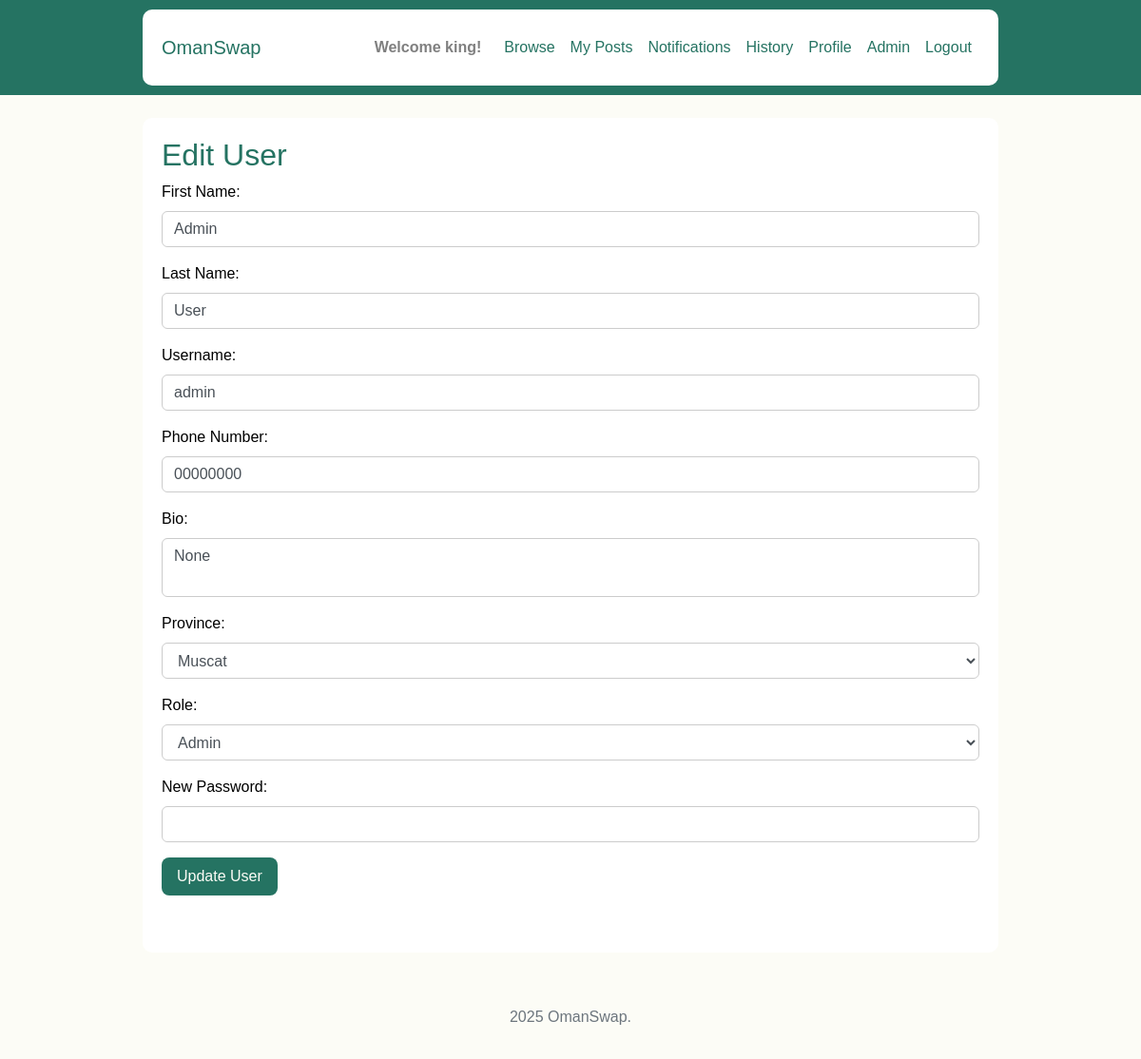
Page /admin/edit-user/3 (signed in) on the committed database.
### app/models.py (models this page shows)
class User(UserMixin, db.Model):
    id = db.Column(db.Integer, primary_key=True)
    username = db.Column(db.String(150), unique=True, nullable=False)
    password = db.Column(db.String(150), nullable=False)
    first_name = db.Column(db.String(100), nullable=False)
    last_name = db.Column(db.String(100), nullable=False)
    bio = db.Column(db.Text)
    phone_number = db.Column(db.String(20), nullable=False)
    province = db.Column(db.String(100), nullable=False)
    role = db.Column(db.String(20), default='user')
    posts = db.relationship('Post', backref='owner', lazy=True)
    exchange_requests_sent = db.relationship('ExchangeRequest', backref='proposer', lazy=True)

### app/routes.py (the view, shortened to what this page needs)
@main.route('/admin/edit-user/<int:user_id>', methods=['GET', 'POST'])
@login_required
def edit_user(user_id):
    if current_user.role != 'admin':
        flash("Unauthorized access.")
        return redirect(url_for('main.dashboard'))
    user = User.query.get_or_404(user_id)
    return render_template('edit_user.html', user=user, provinces=OMAN_PROVINCES)

### app/__init__.py (called while the page is built)
def create_app():
    app = Flask(__name__, template_folder='app/templates')
    app.config.from_object('config.Config')
    db.init_app(app)
    migrate.init_app(app, db)
    login_manager.init_app(app)
    login_manager.login_view = 'main.login'
    @login_manager.user_loader
    def load_user(user_id):
        return User.query.get(int(user_id))
    from .routes import main
    app.register_blueprint(main)
    with app.app_context():
        from .models import Category
        if not Category.query.filter_by(name="Other").first():
            db.session.add(Category(name="Other"))
            db.session.commit()
    return app

### app/templates/edit_user.html (shortened to what this page needs)
{% extends 'base.html' %}
{% block content %}
<h2>Edit User</h2>
<form method="POST">
    <div class="form-group">
        <label>First Name:</label>
        <input type="text" name="first_name" value="{{ user.first_name }}" class="form-control" required>
    </div>
    <div class="form-group">
        <label>Last Name:</label>
        <input type="text" name="last_name" value="{{ user.last_name }}" class="form-control" required>
    </div>
    <div class="form-group">
        <label>Username:</label>
        <input type="text" name="username" value="{{ user.username }}" class="form-control" required>
    </div>
    <div class="form-group">
        <label>Phone Number:</label>
        <input type="text" name="phone_number" value="{{ user.phone_number }}" class="form-control" required>
    </div>
    <div class="form-group">
        <label>Bio:</label>
        <textarea name="bio" class="form-control">{{ user.bio }}</textarea>
    </div>
    <div class="form-group">
        <label>Province:</label>
        <select name="province" class="form-control" required>
            {% for province in provinces %}
                <option value="{{ province }}" {% if province == user.province %}selected{% endif %}>{{ province }}</option>
            {% endfor %}
        </select>
    </div>
    <div class="form-group">
        <label>Role:</label>
        <select name="role" class="form-control" required>
            <option value="admin" {% if user.role == 'admin' %}selected{% endif %}>Admin</option>
        </select>
    </div>
    <div class="form-group">
        <label>New Password:</label>
        <input type="password" name="new_password" class="form-control">
    </div>
    <button type="submit" class="btn btn-success">Update User</button>
</form>
{% endblock %}

### app/templates/base.html (shortened to what this page needs)
<!DOCTYPE html>
<html lang="en">
<head>
    <link href="https://stackpath.bootstrapcdn.com/bootstrap/4.5.2/css/bootstrap.min.css" rel="stylesheet">
    <link href="{{ url_for('static', filename='css/style.css') }}" rel="stylesheet">
</head>
<body>
    <nav class="navbar navbar-expand-lg navbar-light bg-light">
        <div class="container">
            <a class="navbar-brand" href="{{ url_for('main.home') }}">OmanSwap</a>
            <div class="collapse navbar-collapse">
                <ul class="navbar-nav ml-auto">
                    {% if current_user.is_authenticated %}
                        <li class="nav-item">
                            <span class="navbar-text font-weight-bold mr-3">Welcome {{ current_user.username }}!</span>
                        </li>
                        <li class="nav-item"><a class="nav-link" href="{{ url_for('main.dashboard') }}">Browse</a></li>
                        <li class="nav-item"><a class="nav-link" href="{{ url_for('main.my_posts') }}">My Posts</a></li>
                        <li class="nav-item"><a class="nav-link" href="{{ url_for('main.notifications') }}">Notifications</a></li>
                        <li class="nav-item"><a class="nav-link" href="{{ url_for('main.history') }}">History</a></li>
                        <li class="nav-item"><a class="nav-link" href="{{ url_for('main.profile') }}">Profile</a></li>
                        {% if current_user.role == 'admin' %}
                            <li class="nav-item"><a class="nav-link" href="{{ url_for('main.admin_panel') }}">Admin</a></li>
                        {% endif %}
                        <li class="nav-item"><a class="nav-link" href="{{ url_for('main.logout') }}">Logout</a></li>
                    {% else %}
                        <li class="nav-item"><a class="nav-link" href="{{ url_for('main.login') }}">Login</a></li>
                        <li class="nav-item"><a class="nav-link" href="{{ url_for('main.register') }}">Register</a></li>
                    {% endif %}
                </ul>
            </div>
        </div>
    </nav>
    <div class="container mt-4">
        {% block content %}{% endblock %}
    </div>
    <footer class="text-center py-3">
        <p> 2025 OmanSwap.</p>
    </footer>
</body>
</html>

### app/static/css/style.css (style rules this page uses)
html, body { height: 100%; margin: 0; font-family: Arial, sans-serif; background-color: #fcfcf6; color: #000; overflow-x: hidden; overflow-y: auto; }
.container { max-width: 900px; margin: auto; padding: 20px; background-color: #fff; border-radius: 10px; }
.navbar { background-color: #257362 !important; padding: 10px 20px; }
.navbar-brand, .navbar-nav .nav-link { color: #257362 !important; }
.nav-item a.nav-link { padding: 8px 14px; border-radius: 6px; color: #257362 !important; transition: 0.2s; }
.btn, button { background-color: #257362; color: #fcfcf6; border: none; border-radius: 8px; padding: 8px 16px; transition: background-color 0.3s ease; }
.form-control { border-radius: 6px; border: 1px solid #ccc; }
textarea.form-control { resize: none; }
form { margin-bottom: 40px; }
footer { text-align: center; padding: 15px; background-color: #fcfcf6; color: #6c757d; margin-top: 40px; }
h1, h2, h3, h4, h5 { color: #257362; }

### rows in the picture
User: username "king"
User: first_name "Admin", last_name "User", username "admin", phone_number "00000000", bio "None", province "Muscat", role "Admin"
